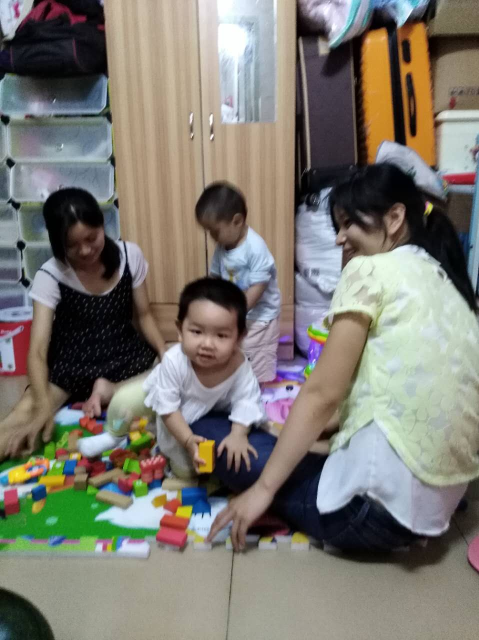
//> input picture MurphyPlus/tools/caffe_detector/test.jpg, 958 x 1280 px (shown at 1/2 size)
$ ./convert_img ../caffe_detector/test.jpg 3 100 100   (built with g++ and OpenCV 4)
//> lines starting //> are read from the running program, lines starting //| are printed output that depends on the picture
#include "blob.h"
#include <opencv2/core/core.hpp>
#include <opencv2/highgui/highgui.hpp>
#include <opencv2/imgproc/imgproc.hpp>
#include <iostream>

using namespace std;
using namespace cv;
static int saveBlobProtoToBinaryfile(BlobProto *pBlobProto,char *file);
static int convertMatToBlobProto(BlobProto *pBlobProto,Mat &img);
static int convertBlobprotoToMat(Mat &img,BLOB_t *pBlob);
static char  *getProtofilename(char *src);
static int preprocess(Mat &img);
static int Mat_print(Mat &img);
static int blobProtoPrint(BlobProto *pBlobProto);

static int gChannel = 0;
static int gHeight = 0;

static int gWidth = 0;

int main(int argc,char **argv)
{
	if (argc != 5) {
		printf("argc:%d != 5\n",argc);
		printf("argv[1]:image file\n");
		printf("argv[2]:channel\n");
		printf("argv[3]:height\n");
		printf("argv[4]:width\n");
		return -1;
	}

	//BLOB_t blob;
	//BLOB_init(&blob);

	Mat img = imread(argv[1]);
//> img is the input picture: 1280 rows x 958 cols, CV_8UC3; mean B, G, R 113.5, 122, 125.2
	if (img.empty()) {
		cout << "open" << argv[1] << "failed!" << endl;
		return -1;
	}
	cout << "img.channels():" << img.channels() << endl;
//| img.channels():3

	gChannel = atoi(argv[2]);
//> gChannel = 3
	gHeight = atoi(argv[3]);
//> gHeight = 100
	gWidth = atoi(argv[4]);
//> gWidth = 100

	preprocess(img);

	//Mat_print(img);

	BlobProto blobProto;
	convertMatToBlobProto(&blobProto,img);

	//blobProtoPrint(&blobProto);
	//Mat_print(img);
	printf("getProtofilename(argv[1]):%s\n",getProtofilename(argv[1]));


	BLOB_saveBlobProtoToBinaryfile(&blobProto, getProtofilename(argv[1]));
	//saveBlobProtoToBinaryfile(&blobProto,getProtofilename(argv[1]));

	printf("convert image to blobproto finish!\n");
	return 0;
}

// [101 lines left out: functions blobProtoPrint, Mat_print, saveBlobProtoToBinaryfile, not called in this run]

int preprocess(Mat &img)
{
	cv::Mat sample;

	if (img.channels() == 3 && gChannel == 1)
		cv::cvtColor(img, sample, cv::COLOR_BGR2GRAY);
	else if (img.channels() == 4 && gChannel == 1)
		cv::cvtColor(img, sample, cv::COLOR_BGRA2GRAY);
	else if (img.channels() == 4 && gChannel == 3)
		cv::cvtColor(img, sample, cv::COLOR_BGRA2BGR);
	else if (img.channels() == 1 && gChannel == 3)
		cv::cvtColor(img, sample, cv::COLOR_GRAY2BGR);
	else
		sample = img;

	cv::Mat sample_resized;
	if (sample.size() != Size())
		cv::resize(sample, sample_resized, Size(gWidth,gHeight));
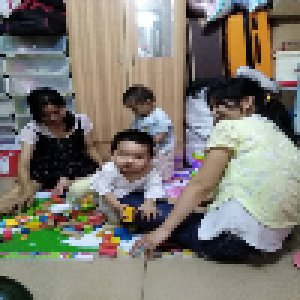
//> sample_resized: 100 rows x 100 cols, CV_8UC3 (shown 3 times larger); mean B, G, R 113.2, 121.7, 125
	else
		sample_resized = sample;

	cv::Mat sample_float;
	if (gChannel == 3)
		sample_resized.convertTo(sample_float, CV_32FC3);
//> (the run ends here: the program needs code that is not available in this run, at `BlobProto blobProto;`)

$ run again, on MurphyPlus/tools/caffe_detector/000083.jpg
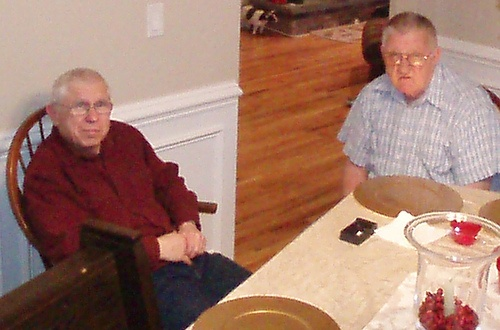
//> input picture MurphyPlus/tools/caffe_detector/000083.jpg, 500 x 330 px
//> img is the input picture: 330 rows x 500 cols, CV_8UC3; mean B, G, R 107.3, 122, 161.3
//| img.channels():3
//> gChannel = 3
//> gHeight = 100
//> in preprocess, `cv::resize(sample, sample_resized, Size(gWidth,gHeight));`:
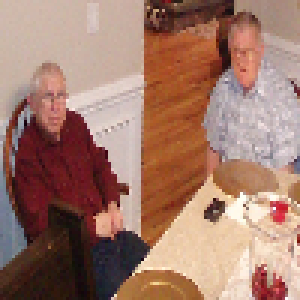
//> sample_resized: 100 rows x 100 cols, CV_8UC3 (shown 3 times larger); mean B, G, R 107.2, 121.9, 161.2
